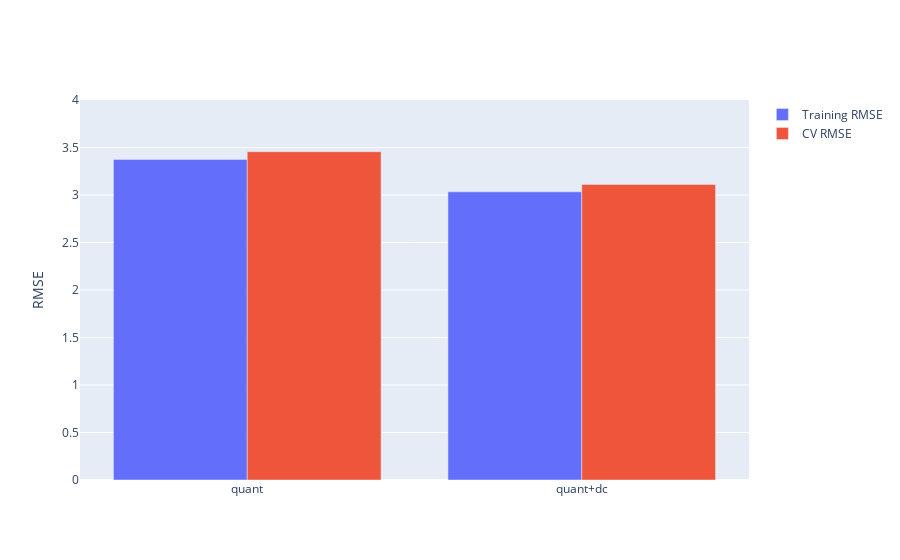

Notebook cell for this chart:
### Code cell
fig = compare_models(models)
fig.update_yaxes(range = [0, 4], title = "RMSE")

### Figure 1 — Plotly figure (JSON) as saved in the notebook; plotly's stock layout.template omitted (floating-point values rounded to 4 significant figures)
{"data": [{"name": "Training RMSE", "type": "bar", "x": ["quant", "quant+dc"], "y": [3.375, 3.033]}, {"name": "CV RMSE", "type": "bar", "x": ["quant", "quant+dc"], "y": [3.456, 3.111]}], "layout": {"yaxis": {"range": [0, 4], "title": {"text": "RMSE"}}}}
